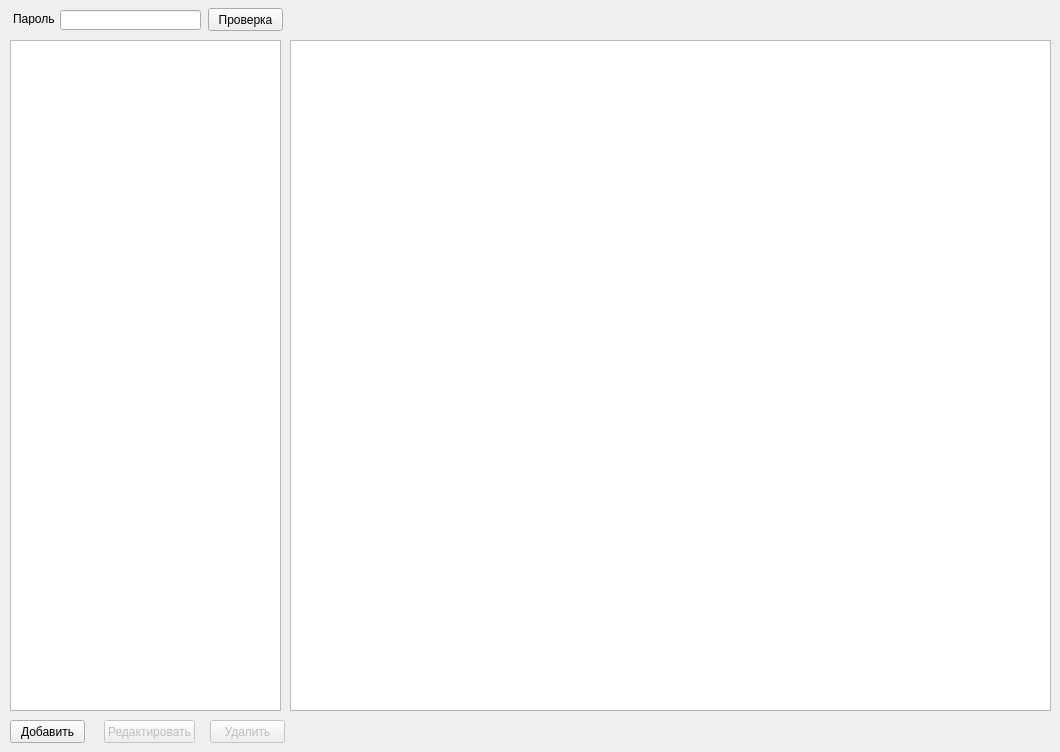
   <widget class="QWidget" name="tab_3">
    <attribute name="title">
     <string>Администрирование</string>
    </attribute>
    <widget class="QListView" name="lvLogins">
     <property name="geometry">
      <rect>
       <x>10</x>
       <y>40</y>
       <width>271</width>
       <height>671</height>
      </rect>
     </property>
     <property name="font">
      <font>
       <pointsize>11</pointsize>
      </font>
     </property>
    </widget>
    <widget class="QLineEdit" name="le_ver_pass">
     <property name="geometry">
      <rect>
       <x>60</x>
       <y>10</y>
       <width>141</width>
       <height>20</height>
      </rect>
     </property>
    </widget>
    <widget class="QPushButton" name="pbVerPassword">
     <property name="geometry">
      <rect>
       <x>208</x>
       <y>8</y>
       <width>75</width>
       <height>23</height>
      </rect>
     </property>
     <property name="text">
      <string>Проверка</string>
     </property>
    </widget>
    <widget class="QLabel" name="label_11">
     <property name="geometry">
      <rect>
       <x>13</x>
       <y>12</y>
       <width>46</width>
       <height>13</height>
      </rect>
     </property>
     <property name="text">
      <string>Пароль</string>
     </property>
    </widget>
    <widget class="QPushButton" name="pbAddUser">
     <property name="geometry">
      <rect>
       <x>10</x>
       <y>720</y>
       <width>75</width>
       <height>23</height>
      </rect>
     </property>
     <property name="text">
      <string>Добавить</string>
     </property>
    </widget>
    <widget class="QPushButton" name="pbEditUser">
     <property name="enabled">
      <bool>false</bool>
     </property>
     <property name="geometry">
      <rect>
       <x>104</x>
       <y>720</y>
       <width>91</width>
       <height>23</height>
      </rect>
     </property>
     <property name="text">
      <string>Редактировать</string>
     </property>
    </widget>
    <widget class="QPushButton" name="pbDelUser">
     <property name="enabled">
      <bool>false</bool>
     </property>
     <property name="geometry">
      <rect>
       <x>210</x>
       <y>720</y>
       <width>75</width>
       <height>23</height>
      </rect>
     </property>
     <property name="text">
      <string>Удалить</string>
     </property>
    </widget>
    <widget class="QTreeView" name="tvAdminTree">
     <property name="geometry">
      <rect>
       <x>290</x>
       <y>40</y>
       <width>761</width>
       <height>671</height>
      </rect>
     </property>
    </widget>
   </widget>
